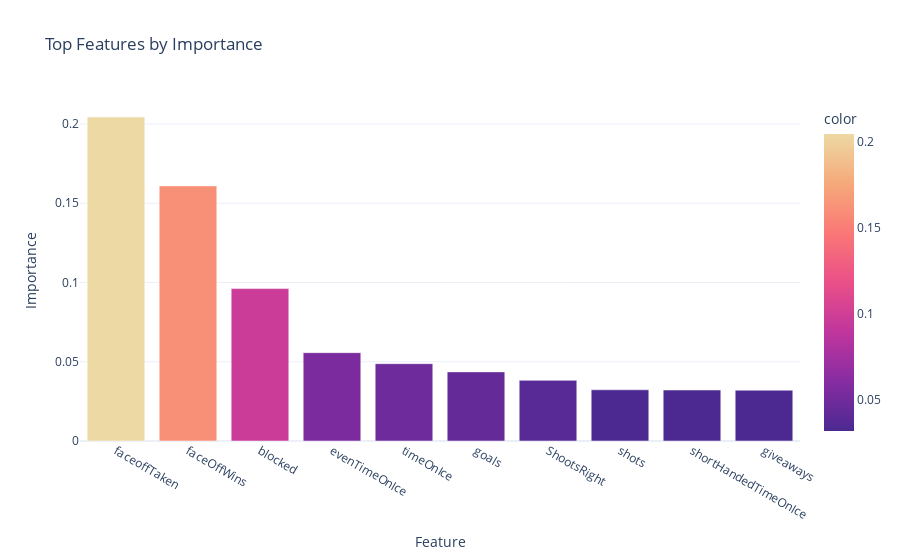

The notebook cell this image was saved under:
### Markdown cell above
## Feature Importances

### Code cell
# Calculate feature importance for our model
importances = model.feature_importances_
indices = np.argsort(importances)[::-1][:10]

# Plot the feature importances using plotly.express
px.bar(x=X.columns[indices], y=importances[indices], title='Top Features by Importance', color=importances[indices], labels={'x': 'Feature', 'y': 'Importance'}, orientation='v')

### Figure 1 — Plotly figure (JSON) as saved in the notebook; plotly's stock layout.template omitted (floating-point values rounded to 4 significant figures)
{"data": [{"alignmentgroup": "True", "hovertemplate": "Feature=%{x}<br>Importance=%{y}<br>color=%{marker.color}<extra></extra>", "legendgroup": "", "marker": {"color": [0.2044, 0.161, 0.09617, 0.05574, 0.0488, 0.04361, 0.03827, 0.03232, 0.03216, 0.03206], "coloraxis": "coloraxis", "pattern": {"shape": ""}}, "name": "", "offsetgroup": "", "orientation": "v", "showlegend": false, "textposition": "auto", "type": "bar", "x": ["faceoffTaken", "faceOffWins", "blocked", "evenTimeOnIce", "timeOnIce", "goals", "ShootsRight", "shots", "shortHandedTimeOnIce", "giveaways"], "xaxis": "x", "y": [0.2044, 0.161, 0.09617, 0.05574, 0.0488, 0.04361, 0.03827, 0.03232, 0.03216, 0.03206], "yaxis": "y"}], "layout": {"barmode": "relative", "coloraxis": {"colorbar": {"title": {"text": "color"}}, "colorscale": [[0, "rgb(75, 41, 145)"], [0.1667, "rgb(135, 44, 162)"], [0.3333, "rgb(192, 54, 157)"], [0.5, "rgb(234, 79, 136)"], [0.6667, "rgb(250, 120, 118)"], [0.8333, "rgb(246, 169, 122)"], [1, "rgb(237, 217, 163)"]]}, "legend": {"tracegroupgap": 0}, "title": {"text": "Top Features by Importance"}, "xaxis": {"anchor": "y", "domain": [0, 1], "title": {"text": "Feature"}}, "yaxis": {"anchor": "x", "domain": [0, 1], "title": {"text": "Importance"}}}}
